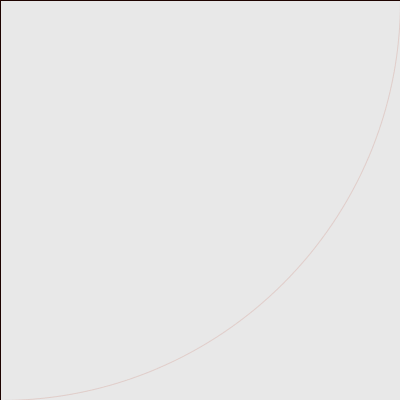
Frame 1 (no input)
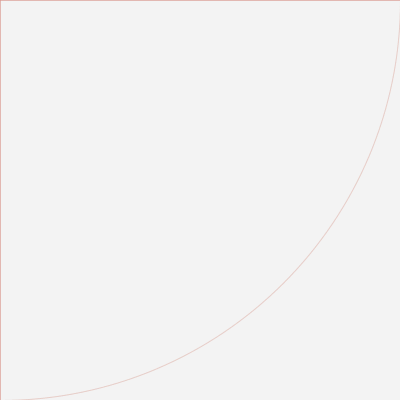
Frame 60 (the mouse pressed at the canvas centre just before this capture)
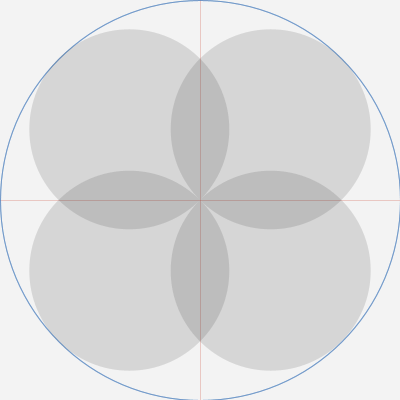
Frame 120 (the mouse held since frame 60 and released just before this capture)

The Processing sketch that drew these frames (run headless with seeded random() and noise(); from frame 60 on, the mouse is pressed at the canvas centre):

// Processing sketch: processing_49042
// ── processing_49042.pde

/*
    inits
*/ 

float posX;
float posY;
float size1;
float size2;
float size3;
float size4;
float ellipse1 = 0.0;
float ellipse2 = 0.0;
float[] ellipseSizes = new float[4];

int APP_WIDTH;
int APP_HEIGHT;

float offsetValue;
float destX2 = 0;
float destY2 = 0;
int currentAngle = 0;
int maxAngle = 360;


/*
    run functions
*/ 


void setup(){
  currentAngle = 45;
  APP_WIDTH = 400;
  APP_HEIGHT = 400;
  size(400,400);   // hardcode for web. lame.
  smooth();
}


void draw(){
  posX = mouseX;
  posY = mouseY;

  drawBackground();  
  drawLines();
  drawOuterCircles();
  if (mousePressed) drawInnerCircles(ellipseSizes);
}


/*
    helper functions.
*/ 


void drawBackground(){
  strokeWeight(1);
  fill(244,244,244, 180);
  rect(0, 0, APP_WIDTH, APP_HEIGHT);
}


void drawLines(){
  stroke(190, 20, 0, 39);
  line(posX, 0, posX, APP_HEIGHT);
  line(0, posY, APP_WIDTH, posY);
}


void drawOuterCircles(){
  ellipseMode(CENTER);
  noFill();
  
  // get sizes
  size1 = (APP_WIDTH-posX)*2;
  size2 = (posX)*2;
  size3 = (APP_WIDTH-posY)*2;
  size4 = (posY)*2; 
  
  // find smallest radius
  ellipseSizes = new float[]{size1, size2, size3, size4};
  ellipseSizes = sort(ellipseSizes);
  
  // draw smallest with one colour, the rest with other colours.
  stroke(23, 153, 255, 160);
  ellipse(posX, posY, ellipseSizes[0], ellipseSizes[0]);
    
  stroke(184, 74, 44, 22);
  for (int i = 1; i <= 3; i += 1){ 
    ellipse(posX, posY, ellipseSizes[i], ellipseSizes[i]);
  }
}


PVector getPos(int someAngle){
  destX2 = cos(radians(someAngle)) * ellipse2;
  destY2 = sin(radians(someAngle)) * ellipse2;
  return new PVector(destX2, destY2);
}


float getOffsetValue(float ellipse1){
  float destX = cos(radians(45)) * ellipse1;
  float destY = sin(radians(45)) * ellipse1;
  return dist(posX, posY, posX + destX, posY + destY);
}


void drawInnerCircles(float[] ellipseSizes){
  noStroke();
  fill(10, 24);
  
  ellipse1 = ellipseSizes[0]/2;
  ellipse2 = ellipseSizes[0]/4; 
  offsetValue = getOffsetValue(ellipse1);
  
  if(mouseButton == LEFT) currentAngle = 0; 
  if(mouseButton == RIGHT) currentAngle = (currentAngle+5) % maxAngle;
    
  for (int i = 0; i < 4; i++){
    drawEllipse(getPos(currentAngle), offsetValue);
    currentAngle += 90;
  }
} 


void drawEllipse(PVector pos, float offsetValue){
  ellipse(posX + pos.x, posY + pos.y, offsetValue, offsetValue);
}
  
  
  
